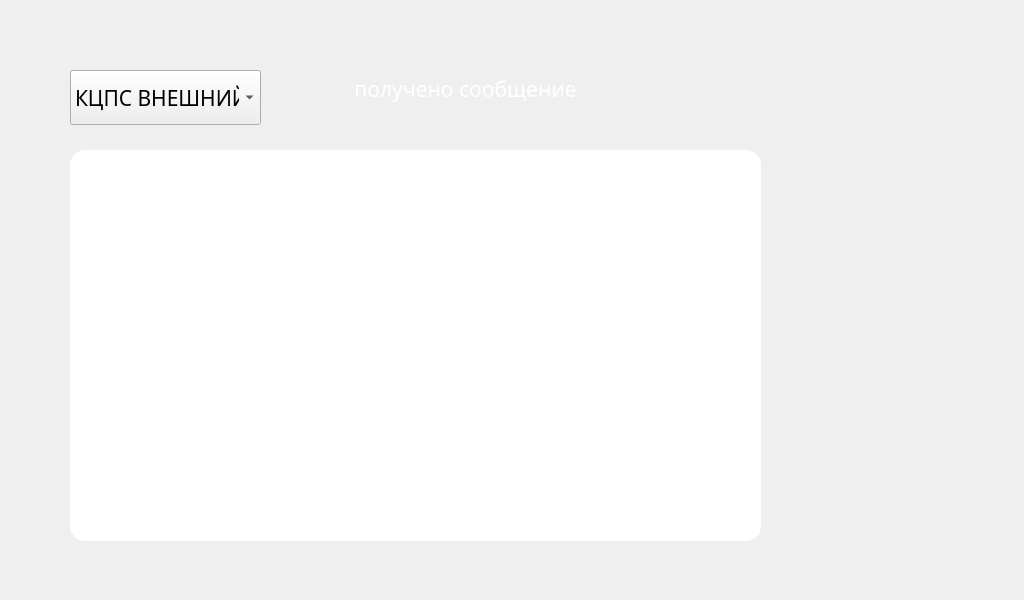
<?xml version="1.0" encoding="UTF-8"?>
<ui version="4.0">
 <class>MessageMenu</class>
 <widget class="QWidget" name="MessageMenu">
  <property name="windowModality">
   <enum>Qt::WindowModal</enum>
  </property>
  <property name="geometry">
   <rect>
    <x>0</x>
    <y>0</y>
    <width>1024</width>
    <height>600</height>
   </rect>
  </property>
  <property name="minimumSize">
   <size>
    <width>1024</width>
    <height>600</height>
   </size>
  </property>
  <property name="maximumSize">
   <size>
    <width>1920</width>
    <height>1080</height>
   </size>
  </property>
  <property name="windowTitle">
   <string>Палетка</string>
  </property>
  <property name="styleSheet">
   <string notr="true"/>
  </property>
  <layout class="QGridLayout" name="gridLayout">
   <property name="margin">
    <number>0</number>
   </property>
   <property name="spacing">
    <number>0</number>
   </property>
   <item row="0" column="1">
    <spacer name="verticalSpacer">
     <property name="orientation">
      <enum>Qt::Vertical</enum>
     </property>
     <property name="sizeHint" stdset="0">
      <size>
       <width>20</width>
       <height>39</height>
      </size>
     </property>
    </spacer>
   </item>
   <item row="1" column="0">
    <spacer name="horizontalSpacer_2">
     <property name="orientation">
      <enum>Qt::Horizontal</enum>
     </property>
     <property name="sizeHint" stdset="0">
      <size>
       <width>3</width>
       <height>20</height>
      </size>
     </property>
    </spacer>
   </item>
   <item row="1" column="1">
    <widget class="QWidget" name="widget" native="true">
     <property name="minimumSize">
      <size>
       <width>1024</width>
       <height>600</height>
      </size>
     </property>
     <property name="maximumSize">
      <size>
       <width>1920</width>
       <height>1080</height>
      </size>
     </property>
     <widget class="QPushButton" name="closeBut">
      <property name="geometry">
       <rect>
        <x>840</x>
        <y>39</y>
        <width>108</width>
        <height>100</height>
       </rect>
      </property>
      <property name="autoFillBackground">
       <bool>false</bool>
      </property>
      <property name="styleSheet">
       <string notr="true"> QPushButton:hover:pressed {
    padding-right: 15px; /* make room for the arrows */
	border-image: url(:/Pyramid/close_tool_n.png);
     border-width: 3;}
 
QPushButton{
     padding-right: 15px; /* make room for the arrows */
   	border-image: url(:/Pyramid/close_tool.png);
     border-width: 3;}

 QPushButton:hover {
    padding-right: 15px; /* make room for the arrows */
    	border-image: url(:/Pyramid/close_tool.png);
     border-width: 3;}</string>
      </property>
      <property name="text">
       <string/>
      </property>
      <property name="flat">
       <bool>true</bool>
      </property>
     </widget>
     <widget class="QLabel" name="label">
      <property name="geometry">
       <rect>
        <x>270</x>
        <y>53</y>
        <width>391</width>
        <height>71</height>
       </rect>
      </property>
      <property name="palette">
       <palette>
        <active>
         <colorrole role="WindowText">
          <brush brushstyle="SolidPattern">
           <color alpha="255">
            <red>255</red>
            <green>255</green>
            <blue>255</blue>
           </color>
          </brush>
         </colorrole>
         <colorrole role="Text">
          <brush brushstyle="SolidPattern">
           <color alpha="255">
            <red>255</red>
            <green>255</green>
            <blue>255</blue>
           </color>
          </brush>
         </colorrole>
         <colorrole role="ButtonText">
          <brush brushstyle="SolidPattern">
           <color alpha="255">
            <red>255</red>
            <green>255</green>
            <blue>255</blue>
           </color>
          </brush>
         </colorrole>
        </active>
        <inactive>
         <colorrole role="WindowText">
          <brush brushstyle="SolidPattern">
           <color alpha="255">
            <red>255</red>
            <green>255</green>
            <blue>255</blue>
           </color>
          </brush>
         </colorrole>
         <colorrole role="Text">
          <brush brushstyle="SolidPattern">
           <color alpha="255">
            <red>255</red>
            <green>255</green>
            <blue>255</blue>
           </color>
          </brush>
         </colorrole>
         <colorrole role="ButtonText">
          <brush brushstyle="SolidPattern">
           <color alpha="255">
            <red>255</red>
            <green>255</green>
            <blue>255</blue>
           </color>
          </brush>
         </colorrole>
        </inactive>
        <disabled>
         <colorrole role="WindowText">
          <brush brushstyle="SolidPattern">
           <color alpha="255">
            <red>120</red>
            <green>120</green>
            <blue>120</blue>
           </color>
          </brush>
         </colorrole>
         <colorrole role="Text">
          <brush brushstyle="SolidPattern">
           <color alpha="255">
            <red>120</red>
            <green>120</green>
            <blue>120</blue>
           </color>
          </brush>
         </colorrole>
         <colorrole role="ButtonText">
          <brush brushstyle="SolidPattern">
           <color alpha="255">
            <red>120</red>
            <green>120</green>
            <blue>120</blue>
           </color>
          </brush>
         </colorrole>
        </disabled>
       </palette>
      </property>
      <property name="font">
       <font>
        <family>Trebuchet MS</family>
        <pointsize>16</pointsize>
       </font>
      </property>
      <property name="text">
       <string>получено сообщение</string>
      </property>
      <property name="alignment">
       <set>Qt::AlignCenter</set>
      </property>
     </widget>
     <widget class="QLabel" name="background">
      <property name="geometry">
       <rect>
        <x>31</x>
        <y>30</y>
        <width>941</width>
        <height>531</height>
       </rect>
      </property>
      <property name="styleSheet">
       <string notr="true">padding-right: 15px; /* make room for the arrows */
border-image: url(:/Pyramid/fon_next_menu.png);
border-width: 3;
</string>
      </property>
      <property name="text">
       <string/>
      </property>
     </widget>
     <widget class="QPushButton" name="messageIsReadBut">
      <property name="geometry">
       <rect>
        <x>710</x>
        <y>40</y>
        <width>101</width>
        <height>100</height>
       </rect>
      </property>
      <property name="autoFillBackground">
       <bool>false</bool>
      </property>
      <property name="styleSheet">
       <string notr="true"> QPushButton:hover:pressed {
    padding-right: 15px; /* make room for the arrows */
	border-image: url(:/Pyramid/send_otv_n.png);
     border-width: 3;}
 
QPushButton{
     padding-right: 15px; /* make room for the arrows */
   	border-image: url(:/Pyramid/send_otv.png);
     border-width: 3;}



 QPushButton:hover:checked {
    padding-right: 15px; /* make room for the arrows */
	border-image: url(:/Pyramid/send_otv_n.png);
     border-width: 3;}</string>
      </property>
      <property name="text">
       <string/>
      </property>
      <property name="checkable">
       <bool>true</bool>
      </property>
      <property name="flat">
       <bool>true</bool>
      </property>
     </widget>
     <widget class="QPlainTextEdit" name="messagePT">
      <property name="geometry">
       <rect>
        <x>70</x>
        <y>150</y>
        <width>691</width>
        <height>391</height>
       </rect>
      </property>
      <property name="palette">
       <palette>
        <active>
         <colorrole role="Button">
          <brush brushstyle="SolidPattern">
           <color alpha="255">
            <red>255</red>
            <green>255</green>
            <blue>255</blue>
           </color>
          </brush>
         </colorrole>
         <colorrole role="Base">
          <brush brushstyle="SolidPattern">
           <color alpha="255">
            <red>255</red>
            <green>255</green>
            <blue>255</blue>
           </color>
          </brush>
         </colorrole>
         <colorrole role="Window">
          <brush brushstyle="SolidPattern">
           <color alpha="255">
            <red>255</red>
            <green>255</green>
            <blue>255</blue>
           </color>
          </brush>
         </colorrole>
        </active>
        <inactive>
         <colorrole role="Button">
          <brush brushstyle="SolidPattern">
           <color alpha="255">
            <red>255</red>
            <green>255</green>
            <blue>255</blue>
           </color>
          </brush>
         </colorrole>
         <colorrole role="Base">
          <brush brushstyle="SolidPattern">
           <color alpha="255">
            <red>255</red>
            <green>255</green>
            <blue>255</blue>
           </color>
          </brush>
         </colorrole>
         <colorrole role="Window">
          <brush brushstyle="SolidPattern">
           <color alpha="255">
            <red>255</red>
            <green>255</green>
            <blue>255</blue>
           </color>
          </brush>
         </colorrole>
        </inactive>
        <disabled>
         <colorrole role="Button">
          <brush brushstyle="SolidPattern">
           <color alpha="255">
            <red>255</red>
            <green>255</green>
            <blue>255</blue>
           </color>
          </brush>
         </colorrole>
         <colorrole role="Base">
          <brush brushstyle="SolidPattern">
           <color alpha="255">
            <red>255</red>
            <green>255</green>
            <blue>255</blue>
           </color>
          </brush>
         </colorrole>
         <colorrole role="Window">
          <brush brushstyle="SolidPattern">
           <color alpha="255">
            <red>255</red>
            <green>255</green>
            <blue>255</blue>
           </color>
          </brush>
         </colorrole>
        </disabled>
       </palette>
      </property>
      <property name="font">
       <font>
        <family>Trebuchet MS</family>
        <pointsize>16</pointsize>
       </font>
      </property>
      <property name="styleSheet">
       <string notr="true">QPlainTextEdit {
     background-color: white;

     background-attachment: fixed;
 	 border-radius: 15px;
	 background-color: rgb(255, 255, 255);
 }

QScrollBar:vertical { width: 100px; } 

QScrollBar::handle:vertical {
  min-height: 470px;
  max-height: 470px;
  height: 470px;
  width:100px;
}</string>
      </property>
      <property name="verticalScrollBarPolicy">
       <enum>Qt::ScrollBarAsNeeded</enum>
      </property>
      <property name="horizontalScrollBarPolicy">
       <enum>Qt::ScrollBarAlwaysOff</enum>
      </property>
      <property name="readOnly">
       <bool>true</bool>
      </property>
      <property name="plainText">
       <string/>
      </property>
      <property name="overwriteMode">
       <bool>false</bool>
      </property>
      <property name="tabStopWidth">
       <number>80</number>
      </property>
      <property name="backgroundVisible">
       <bool>false</bool>
      </property>
      <property name="centerOnScroll">
       <bool>false</bool>
      </property>
     </widget>
     <widget class="QComboBox" name="serv">
      <property name="geometry">
       <rect>
        <x>70</x>
        <y>70</y>
        <width>191</width>
        <height>55</height>
       </rect>
      </property>
      <property name="font">
       <font>
        <family>Trebuchet MS</family>
        <pointsize>16</pointsize>
       </font>
      </property>
      <property name="currentIndex">
       <number>0</number>
      </property>
      <item>
       <property name="text">
        <string>КЦПС ВНЕШНИЙ</string>
       </property>
      </item>
      <item>
       <property name="text">
        <string>КЦПС ВНУТР</string>
       </property>
      </item>
      <item>
       <property name="text">
        <string>ШТАБ ВНЕШНИЙ</string>
       </property>
      </item>
      <item>
       <property name="text">
        <string>ШТАБ ВНУТР</string>
       </property>
      </item>
      <item>
       <property name="text">
        <string>ВПУ ВНЕШНИЙ</string>
       </property>
      </item>
      <item>
       <property name="text">
        <string>ВПУ ВНУТР</string>
       </property>
      </item>
      <item>
       <property name="text">
        <string>ГКЦПС ВНЕШНИЙ</string>
       </property>
      </item>
      <item>
       <property name="text">
        <string>ГКЦПС ВНУТР</string>
       </property>
      </item>
     </widget>
     <widget class="QPushButton" name="get_track_but">
      <property name="enabled">
       <bool>false</bool>
      </property>
      <property name="geometry">
       <rect>
        <x>780</x>
        <y>160</y>
        <width>173</width>
        <height>152</height>
       </rect>
      </property>
      <property name="autoFillBackground">
       <bool>false</bool>
      </property>
      <property name="styleSheet">
       <string notr="true"> QPushButton:hover:pressed {
    padding-right: 15px; /* make room for the arrows */
	border-image: url(:/Pyramid/get_track_n.png);
     border-width: 3;}
 
QPushButton{
     padding-right: 15px; /* make room for the arrows */
	border-image: url(:/Pyramid/get_track.png);
     border-width: 3;}

 QPushButton:hover {
    padding-right: 15px; /* make room for the arrows */
	border-image: url(:/Pyramid/get_track.png);
     border-width: 3;}</string>
      </property>
      <property name="text">
       <string/>
      </property>
      <property name="flat">
       <bool>true</bool>
      </property>
     </widget>
     <widget class="QPushButton" name="get_paletka_but">
      <property name="enabled">
       <bool>false</bool>
      </property>
      <property name="geometry">
       <rect>
        <x>780</x>
        <y>370</y>
        <width>173</width>
        <height>152</height>
       </rect>
      </property>
      <property name="autoFillBackground">
       <bool>false</bool>
      </property>
      <property name="styleSheet">
       <string notr="true"> QPushButton:hover:pressed {
    padding-right: 15px; /* make room for the arrows */
	border-image: url(:/Pyramid/get_paletka_n.png);
     border-width: 3;}
 
QPushButton{
     padding-right: 15px; /* make room for the arrows */
	border-image: url(:/Pyramid/get_paletka.png);
     border-width: 3;}

 QPushButton:hover {
    padding-right: 15px; /* make room for the arrows */
	border-image: url(:/Pyramid/get_paletka.png);
     border-width: 3;}</string>
      </property>
      <property name="text">
       <string/>
      </property>
      <property name="flat">
       <bool>true</bool>
      </property>
     </widget>
     <zorder>background</zorder>
     <zorder>closeBut</zorder>
     <zorder>label</zorder>
     <zorder>messageIsReadBut</zorder>
     <zorder>messagePT</zorder>
     <zorder>serv</zorder>
     <zorder>get_track_but</zorder>
     <zorder>get_paletka_but</zorder>
    </widget>
   </item>
   <item row="1" column="2">
    <spacer name="horizontalSpacer">
     <property name="orientation">
      <enum>Qt::Horizontal</enum>
     </property>
     <property name="sizeHint" stdset="0">
      <size>
       <width>4</width>
       <height>20</height>
      </size>
     </property>
    </spacer>
   </item>
   <item row="2" column="1">
    <spacer name="verticalSpacer_2">
     <property name="orientation">
      <enum>Qt::Vertical</enum>
     </property>
     <property name="sizeHint" stdset="0">
      <size>
       <width>20</width>
       <height>40</height>
      </size>
     </property>
    </spacer>
   </item>
  </layout>
 </widget>
 <resources>
  <include location="../Resources/PyramidWidgets.qrc"/>
 </resources>
 <connections>
  <connection>
   <sender>closeBut</sender>
   <signal>clicked()</signal>
   <receiver>MessageMenu</receiver>
   <slot>close()</slot>
   <hints>
    <hint type="sourcelabel">
     <x>893</x>
     <y>88</y>
    </hint>
    <hint type="destinationlabel">
     <x>511</x>
     <y>299</y>
    </hint>
   </hints>
  </connection>
 </connections>
</ui>
